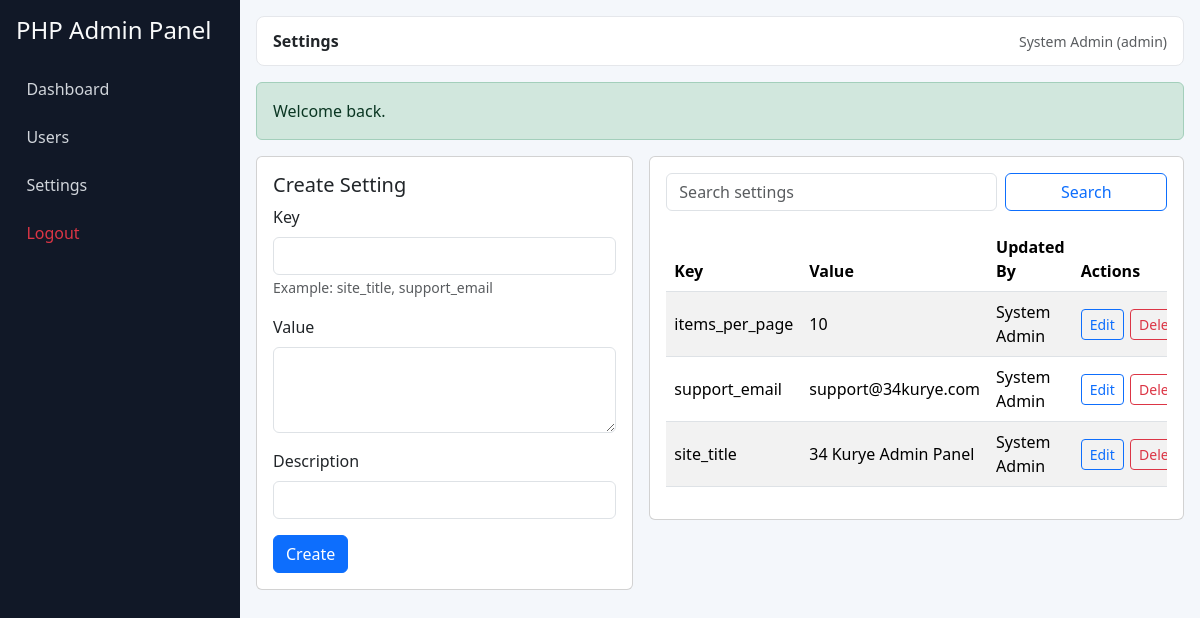
Screenshot of /admin/settings.php (signed in) with the database file from the repository.
### tables this page shows
CREATE TABLE `users` (
  `id` INT UNSIGNED NOT NULL AUTO_INCREMENT,
  `name` VARCHAR(120) NOT NULL,
  `email` VARCHAR(150) NOT NULL,
  `password_hash` VARCHAR(255) NOT NULL,
  `role` ENUM('admin', 'user') NOT NULL DEFAULT 'user',
  `is_active` TINYINT(1) NOT NULL DEFAULT 1,
  `created_at` TIMESTAMP NOT NULL DEFAULT CURRENT_TIMESTAMP,
  `updated_at` TIMESTAMP NOT NULL DEFAULT CURRENT_TIMESTAMP ON UPDATE CURRENT_TIMESTAMP,
  PRIMARY KEY (`id`),
  UNIQUE KEY `uq_users_email` (`email`),
  KEY `idx_users_role` (`role`),
  KEY `idx_users_active` (`is_active`)
);

CREATE TABLE `settings` (
  `id` INT UNSIGNED NOT NULL AUTO_INCREMENT,
  `key_name` VARCHAR(64) NOT NULL,
  `value_text` TEXT NOT NULL,
  `description` VARCHAR(255) DEFAULT NULL,
  `updated_by` INT UNSIGNED DEFAULT NULL,
  `created_at` TIMESTAMP NOT NULL DEFAULT CURRENT_TIMESTAMP,
  `updated_at` TIMESTAMP NOT NULL DEFAULT CURRENT_TIMESTAMP ON UPDATE CURRENT_TIMESTAMP,
  PRIMARY KEY (`id`),
  UNIQUE KEY `uq_settings_key_name` (`key_name`),
  KEY `idx_settings_updated_by` (`updated_by`),
  CONSTRAINT `fk_settings_updated_by_user`
    FOREIGN KEY (`updated_by`) REFERENCES `users` (`id`)
    ON UPDATE CASCADE
    ON DELETE SET NULL
);

### includes/functions.php (called while the page is built, shortened)
<?php
function e(string $value): string
{
    return htmlspecialchars($value, ENT_QUOTES, 'UTF-8');
}
function app_url(string $path = ''): string
{
    $base = rtrim(BASE_URL, '/');
    $path = '/' . ltrim($path, '/');
    return $base . ($path === '/' ? '' : $path);
}
function get_flash(): ?array
{
    $flash = $_SESSION['flash'];
    return $flash;
}
function clean_text(?string $value, int $maxLength = 255): string
{
    $text = trim((string) $value);
    $length = function_exists('mb_strlen') ? mb_strlen($text) : strlen($text);
    return $text;
}

### config/database.php (called while the page is built, shortened)
<?php
function db(): PDO
{
    static $pdo = null;
    if ($pdo instanceof PDO) {
        return $pdo;
    }
    $dsn = 'mysql:host=' . DB_HOST . ';port=' . DB_PORT . ';dbname=' . DB_NAME . ';charset=utf8mb4';
    try {
        $pdo = new PDO($dsn, DB_USER, DB_PASS, [
            PDO::ATTR_ERRMODE => PDO::ERRMODE_EXCEPTION,
            PDO::ATTR_DEFAULT_FETCH_MODE => PDO::FETCH_ASSOC,
            PDO::ATTR_EMULATE_PREPARES => false
        ]);
    } catch (PDOException $exception) {
        http_response_code(500);
        exit('Database connection failed. Please check config/database.php settings.');
    }
    return $pdo;
}

### includes/auth.php (called while the page is built, shortened)
<?php
require_once __DIR__ . '/../config/database.php';
require_once __DIR__ . '/functions.php';
function current_user(): ?array
{
    static $user = null;
    if ($user !== null) {
        return $user;
    }
    $userId = (int) ($_SESSION['user_id'] ?? 0);
    $stmt = db()->prepare('SELECT id, name, email, role, is_active FROM users WHERE id = :id LIMIT 1');
    $stmt->execute([':id' => $userId]);
    $record = $stmt->fetch();
    $user = $record;
    return $user;
}
function is_logged_in(): bool
{
    return current_user() !== null;
}
function is_admin(): bool
{
    $user = current_user();
    return $user !== null && $user['role'] === 'admin';
}
function require_login(): void
{
    if (!is_logged_in()) {
        set_flash('warning', 'Please login first.');
        redirect('/admin/login.php');
    }
}
function require_admin(): void
{
    require_login();
}

### admin/settings.php (the view, shortened to what this page needs)
<?php
require_once __DIR__ . '/../includes/auth.php';
require_admin();
$pageTitle = 'Settings';
$search = clean_text($_GET['search'] ?? '', 120);
$page = max(1, (int) ($_GET['page'] ?? 1));
$perPage = 10;
$editItem = null;
$where = '1=1';
$params = [];
$offset = ($page - 1) * $perPage;
$listSql = 'SELECT s.id, s.key_name, s.value_text, s.description, s.updated_at, u.name AS updated_by_name
            FROM settings s
            LEFT JOIN users u ON u.id = s.updated_by
            WHERE ' . $where . '
            ORDER BY s.id DESC
            LIMIT ' . (int) $perPage . ' OFFSET ' . (int) $offset;
$listStmt = db()->prepare($listSql);
$listStmt->execute($params);
$settings = $listStmt->fetchAll();
require_once __DIR__ . '/../includes/layout-header.php';
?>
<div class="row g-3">
    <div class="col-lg-5">
        <div class="card">
            <div class="card-body">
                <h5><?php echo $editItem ? 'Edit Setting' : 'Create Setting'; ?></h5>
                <form method="post">
                    <div class="mb-3">
                        <label class="form-label">Key</label>
                        <input type="text" class="form-control" name="key_name" value="<?php echo e((string) ($editItem['key_name'] ?? '')); ?>" required>
                        <small class="text-muted">Example: site_title, support_email</small>
                    </div>
                    <div class="mb-3">
                        <label class="form-label">Value</label>
                        <textarea class="form-control" name="value_text" rows="3" required><?php echo e((string) ($editItem['value_text'] ?? '')); ?></textarea>
                    </div>
                    <div class="mb-3">
                        <label class="form-label">Description</label>
                        <input type="text" class="form-control" name="description" value="<?php echo e((string) ($editItem['description'] ?? '')); ?>">
                    </div>
                    <button type="submit" class="btn btn-primary"><?php echo $editItem ? 'Update' : 'Create'; ?></button>
                </form>
            </div>
        </div>
    </div>
    <div class="col-lg-7">
        <div class="card">
            <div class="card-body">
                <form method="get" class="row g-2 mb-3">
                    <div class="col-md-8">
                        <input type="text" name="search" class="form-control" placeholder="Search settings" value="<?php echo e($search); ?>">
                    </div>
                    <div class="col-md-4">
                        <button class="btn btn-outline-primary w-100" type="submit">Search</button>
                    </div>
                </form>
                <div class="table-responsive">
                    <table class="table table-striped align-middle">
                        <thead>
                        <tr>
                            <th>Key</th>
                            <th>Value</th>
                            <th>Updated By</th>
                            <th>Actions</th>
                        </tr>
                        </thead>
                        <tbody>
                        <?php foreach ($settings as $item): ?>
                            <tr>
                                <td><?php echo e((string) $item['key_name']); ?></td>
                                <td><?php echo e((string) $item['value_text']); ?></td>
                                <td><?php echo e((string) ($item['updated_by_name'] ?? '-')); ?></td>
                                <td>
                                    <div class="table-actions">
                                        <a class="btn btn-sm btn-outline-primary" href="<?php echo e(app_url('/admin/settings.php?edit=' . (int) $item['id'])); ?>">Edit</a>
                                        <form method="post" data-confirm="Delete this setting?">
                                            <button class="btn btn-sm btn-outline-danger" type="submit">Delete</button>
                                        </form>
                                    </div>
                                </td>
                            </tr>
                        <?php endforeach; ?>
                        </tbody>
                    </table>
                </div>
            </div>
        </div>
    </div>
</div>
<?php require_once __DIR__ . '/../includes/layout-footer.php'; ?>

### includes/layout-header.php (shortened to what this page needs)
<?php
require_once __DIR__ . '/auth.php';
$user = current_user();
$pageTitle = $pageTitle ?? 'Dashboard';
$flash = get_flash();
?>
<!doctype html>
<html lang="en">
<head>
    <link href="https://cdn.jsdelivr.net/npm/bootstrap@5.3.3/dist/css/bootstrap.min.css" rel="stylesheet">
    <link rel="stylesheet" href="<?php echo e(app_url('/assets/css/style.css')); ?>">
</head>
<body>
<div class="app-shell">
    <aside class="sidebar">
        <h4 class="mb-3"><?php echo e(APP_NAME); ?></h4>
        <a href="<?php echo e(app_url('/admin/index.php')); ?>" class="menu-link">Dashboard</a>
        <?php if ($user && $user['role'] === 'admin'): ?>
            <a href="<?php echo e(app_url('/admin/users.php')); ?>" class="menu-link">Users</a>
            <a href="<?php echo e(app_url('/admin/settings.php')); ?>" class="menu-link">Settings</a>
        <?php endif; ?>
        <a href="<?php echo e(app_url('/admin/logout.php')); ?>" class="menu-link text-danger">Logout</a>
    </aside>
    <main class="content-wrap">
        <nav class="topbar d-flex justify-content-between align-items-center mb-3">
            <div>
                <strong><?php echo e($pageTitle); ?></strong>
            </div>
            <div class="small text-muted">
                <?php echo e($user['name'] ?? 'Guest'); ?>
                (<?php echo e($user['role'] ?? 'none'); ?>)
            </div>
        </nav>
        <?php if ($flash): ?>
            <div class="alert alert-<?php echo e($flash['type']); ?>" role="alert">
                <?php echo e($flash['message']); ?>
            </div>
        <?php endif; ?>

### assets/css/style.css (style rules this page uses)
body { background: #f4f7fb; }
.app-shell { min-height: 100vh; display: flex; }
.sidebar { width: 240px; background: #111827; color: #f9fafb; padding: 1rem; display: flex; flex-direction: column; gap: 0.5rem; }
.menu-link { color: #d1d5db; text-decoration: none; padding: 0.5rem 0.65rem; border-radius: 0.375rem; }
.content-wrap { flex: 1; padding: 1rem; }
.topbar { background: #ffffff; border: 1px solid #e5e7eb; border-radius: 0.5rem; padding: 0.75rem 1rem; }
.table-actions { display: flex; gap: 0.4rem; }

### rows the page displays
users: name "System Admin", role "admin"
settings: key_name "items_per_page", value_text "10", updated_by.name "System Admin"
settings: key_name "support_email", value_text "support@34kurye.com", updated_by.name "System Admin"
settings: key_name "site_title", value_text "34 Kurye Admin Panel", updated_by.name "System Admin"

### other values shown
APP_NAME "PHP Admin Panel"
$pageTitle "Settings"
$flash['message'] "Welcome back."
